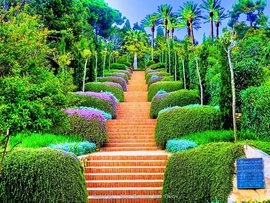
#> input picture dataset/small_col.jpg, 270 x 203 px
$ python post_works.py
#> lines starting #> are read from the running program, lines starting #| are printed output that depends on the picture
import numpy as np
import skimage.color as color
import skimage.io as io


def reconstruct(l_arr,a_arr):

	b_arr = np.zeros( shape = l_arr.shape)

	img = np.vstack(([l_arr.T], [a_arr.T], [b_arr.T])).T
	rgb_image = color.lab2rgb(img)

	io.imsave("recon.jpg", rgb_image)


# For Testing ...

file_name = './dataset/small_col.jpg'

img_rgb = io.imread(file_name)
#> img_rgb is the input picture: shape (203, 270, 3); mean R, G, B 93.9, 130.7, 74.3
img_lab = color.rgb2lab(img_rgb)
#> img_lab: shape (203, 270, 3) float64; mean of channels 0, 1, 2 51.2, -19.3, 25.8

l_arr = img_lab[:,:,0]
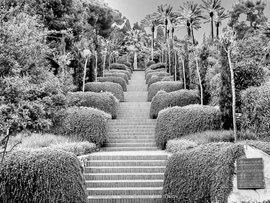
#> l_arr: shape (203, 270) float64; min 0, max 99.9, mean 51.2; drawn with min black and max white
a_arr = img_lab[:,:,1]
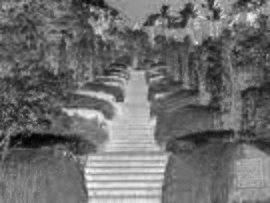
#> a_arr: shape (203, 270) float64; min -83.28, max 63.97, mean -19.3; drawn with min black and max white

reconstruct(l_arr, a_arr)
#> in reconstruct, `img = np.vstack(([l_arr.T], [a_arr.T], [b_arr.T])).T`:
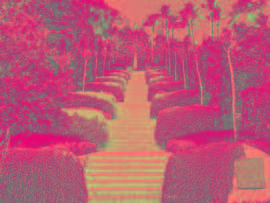
#> img: shape (203, 270, 3) float64; mean of channels 0, 1, 2 51.2, -19.3, 0; drawn with min black and max white
#> in reconstruct, `rgb_image = color.lab2rgb(img)`:
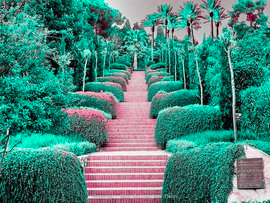
#> rgb_image: shape (203, 270, 3) float64; mean R, G, B 0.272, 0.516, 0.485
#> (the run stopped early here; a loop or call above may not have finished)

$ run again, with dataset/small-flowers.jpg copied over dataset/small_col.jpg
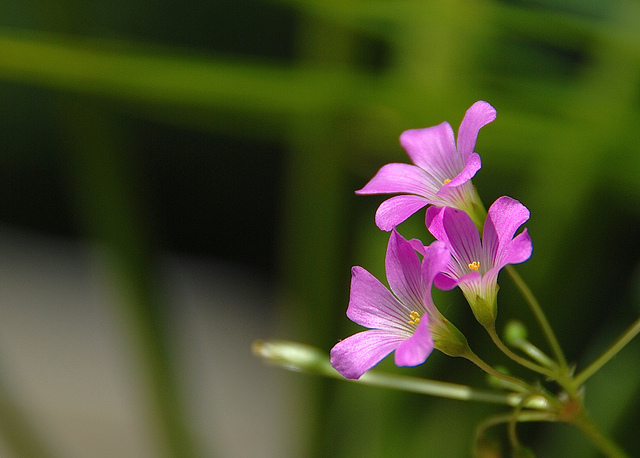
#> input picture dataset/small-flowers.jpg, 640 x 458 px
#> img_rgb is the input picture: shape (458, 640, 3); mean R, G, B 70.2, 73.1, 40.1
#> img_lab: shape (458, 640, 3) float64; mean of channels 0, 1, 2 29.9, -6.8, 18.2
#> in reconstruct, `img = np.vstack(([l_arr.T], [a_arr.T], [b_arr.T])).T`:
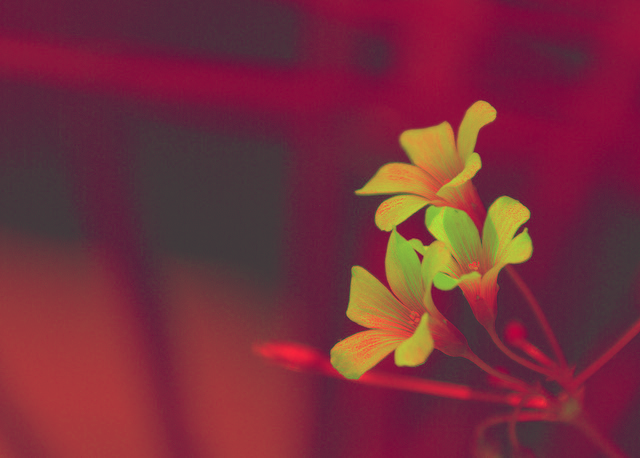
#> img: shape (458, 640, 3) float64; mean of channels 0, 1, 2 29.9, -6.8, 0; drawn with min black and max white
#> in reconstruct, `rgb_image = color.lab2rgb(img)`:
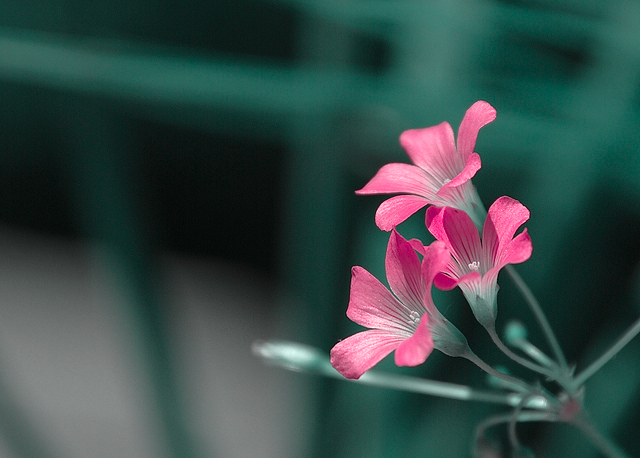
#> rgb_image: shape (458, 640, 3) float64; mean R, G, B 0.218, 0.289, 0.282
